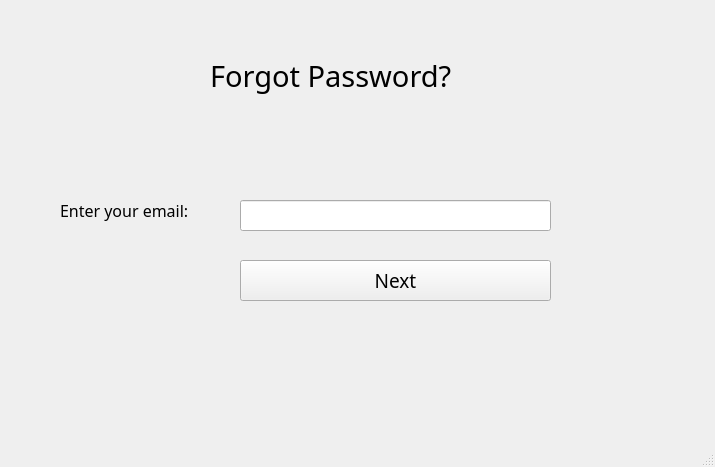
<?xml version="1.0" encoding="UTF-8"?>
<ui version="4.0">
 <class>forgotWindow_1</class>
 <widget class="QMainWindow" name="forgotWindow_1">
  <property name="geometry">
   <rect>
    <x>0</x>
    <y>0</y>
    <width>715</width>
    <height>467</height>
   </rect>
  </property>
  <property name="windowTitle">
   <string>forgot password</string>
  </property>
  <widget class="QWidget" name="centralwidget">
   <widget class="QLabel" name="forgot_label_1">
    <property name="geometry">
     <rect>
      <x>210</x>
      <y>30</y>
      <width>321</width>
      <height>91</height>
     </rect>
    </property>
    <property name="font">
     <font>
      <family>MS Reference Sans Serif</family>
      <pointsize>22</pointsize>
     </font>
    </property>
    <property name="text">
     <string>Forgot Password?</string>
    </property>
   </widget>
   <widget class="QLineEdit" name="known_emal_input">
    <property name="geometry">
     <rect>
      <x>240</x>
      <y>200</y>
      <width>311</width>
      <height>31</height>
     </rect>
    </property>
    <property name="font">
     <font>
      <pointsize>12</pointsize>
     </font>
    </property>
    <property name="whatsThis">
     <string/>
    </property>
    <property name="autoFillBackground">
     <bool>false</bool>
    </property>
    <property name="inputMask">
     <string/>
    </property>
   </widget>
   <widget class="QLabel" name="email_label_1">
    <property name="geometry">
     <rect>
      <x>60</x>
      <y>190</y>
      <width>161</width>
      <height>41</height>
     </rect>
    </property>
    <property name="font">
     <font>
      <family>MS Reference Sans Serif</family>
      <pointsize>12</pointsize>
     </font>
    </property>
    <property name="text">
     <string>Enter your email: </string>
    </property>
   </widget>
   <widget class="QPushButton" name="forgot_btn_1">
    <property name="geometry">
     <rect>
      <x>240</x>
      <y>260</y>
      <width>311</width>
      <height>41</height>
     </rect>
    </property>
    <property name="font">
     <font>
      <family>MS Reference Sans Serif</family>
      <pointsize>14</pointsize>
     </font>
    </property>
    <property name="text">
     <string>Next</string>
    </property>
    <property name="flat">
     <bool>false</bool>
    </property>
   </widget>
  </widget>
  <widget class="QMenuBar" name="menubar">
   <property name="geometry">
    <rect>
     <x>0</x>
     <y>0</y>
     <width>715</width>
     <height>23</height>
    </rect>
   </property>
  </widget>
  <widget class="QStatusBar" name="statusbar"/>
 </widget>
 <resources/>
 <connections/>
</ui>
